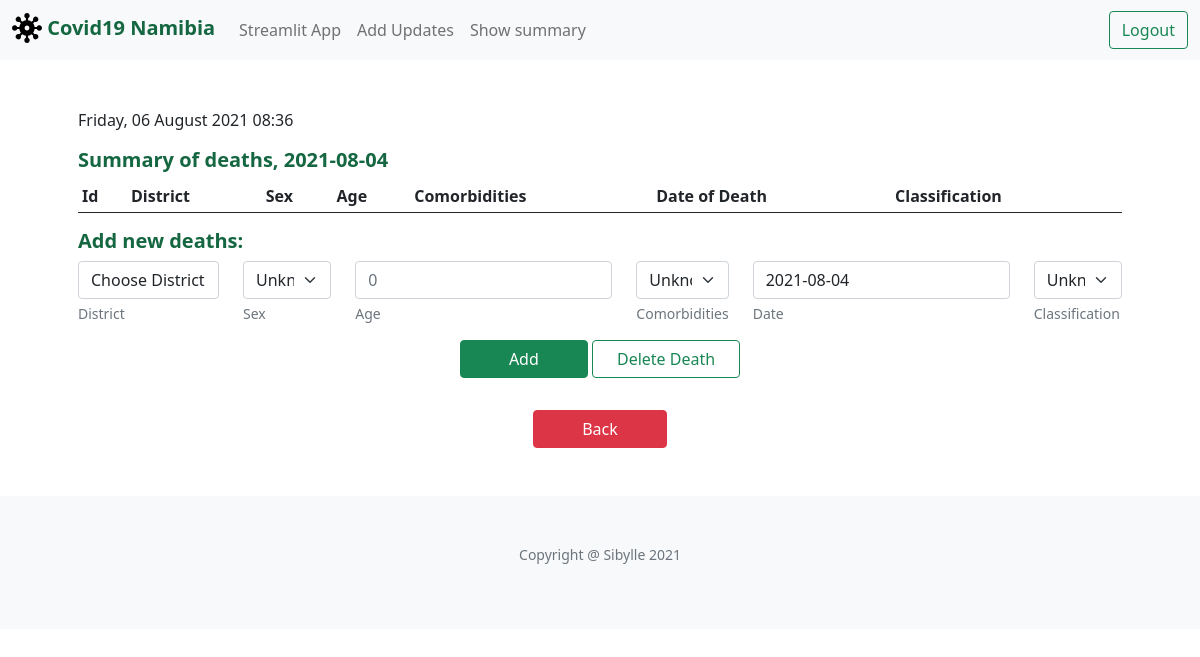
The app's page /add_deaths (signed in), older data.
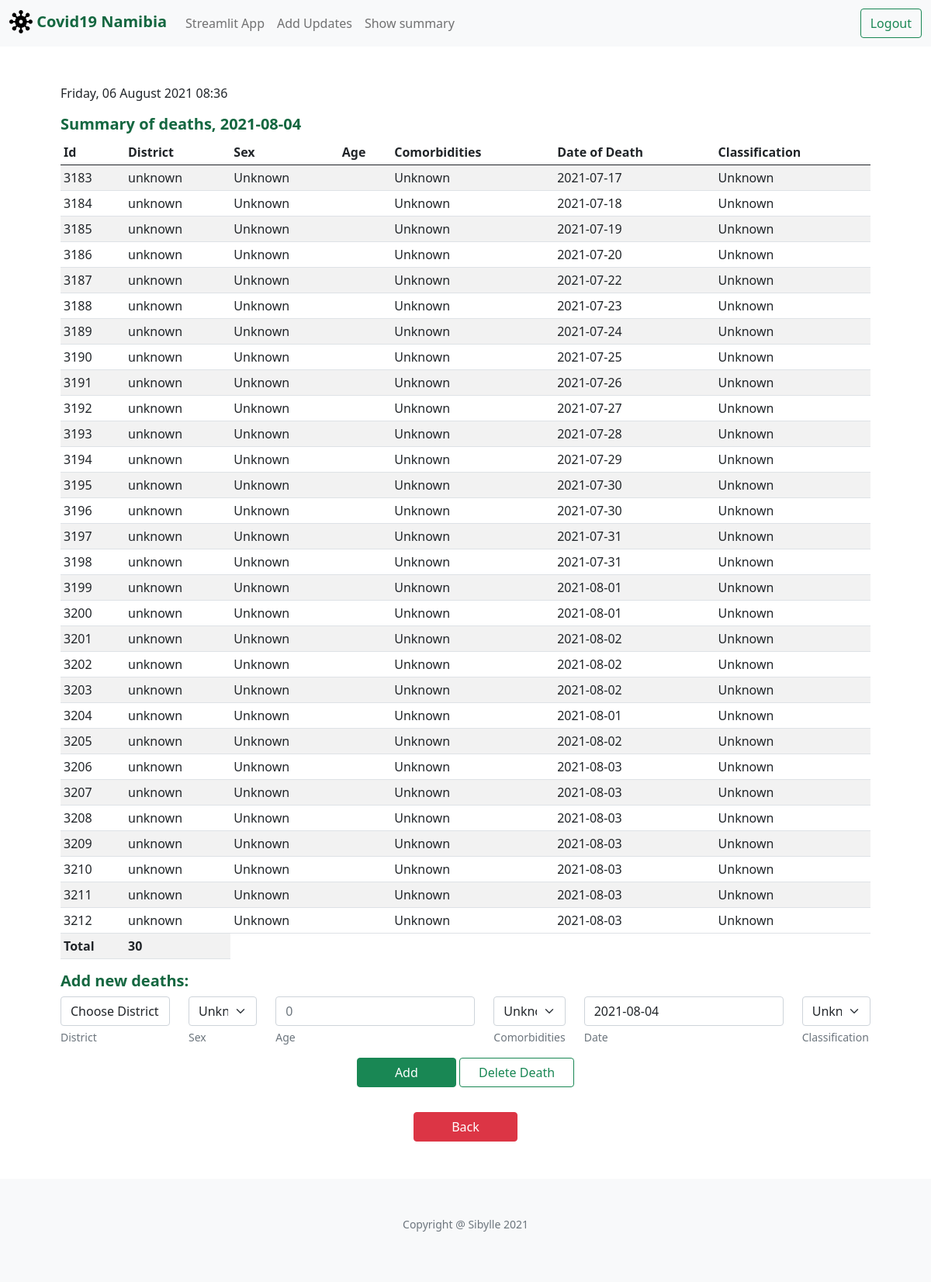
The same page, newer data.
### tables this page shows
CREATE TABLE "deaths"(id INTEGER PRIMARY KEY, publish_date TEXT NOT NULL, district TEXT NOT NULL, sex TEXT NOT NULL, age INTEGER, comorbidities TEXT NOT NULL, death_date TEXT NOT NULL, classification TEXT NOT NULL, update_date TEXT NOT NULL);

### application.py (the view)
@app.route("/add_deaths", methods=["GET", "POST"])
@login_required
def add_deaths():
    now=datetime.now(timezone("Africa/Johannesburg"))
    date_now=now.date()
    row = db.execute("SELECT * FROM active_date")
    new_date_str=row[0]['active_date']
    new_date = datetime.strptime(new_date_str, '%Y-%m-%d').date()
    district_list=[]
    temp = db.execute("SELECT DISTINCT district FROM districts")
    for d in temp:
        district_list.append(d['district'])
    district_list.append('unknown')
    if request.method == "POST":
        if request.form.get('delete_death') == 'Delete Death':
            rows = db.execute("SELECT * FROM deaths WHERE publish_date LIKE ? ORDER BY id",new_date)
            return render_template("delete_death.html",new_date=new_date,district_list=district_list,new_deaths=rows)
        if request.form.get('add') == 'Add':
            if not request.form.get("district"):
                return apology("must provide district", 400)
            if not request.form.get("death_date"):
                return apology("must provide date of death", 400)
            district = request.form.get("district")
            sex=request.form.get("sex")
            age=request.form.get("age")
            comorbidities=request.form.get("comorbidities")
            death_date=datetime.strptime(request.form.get("death_date"), '%Y-%m-%d').date()
            if death_date > new_date:
                return apology("wrong date", 400)
            classification=request.form.get("classification")
            db.execute("INSERT INTO deaths(publish_date,district,sex,age,comorbidities,death_date,classification,update_date) VALUES (?,?,?,?,?,?,?,?)", new_date,district,sex,age,comorbidities,death_date,classification,date_now)
            rows = db.execute("SELECT * FROM deaths WHERE publish_date LIKE ? ORDER BY id", new_date)
            return render_template("add_deaths.html",new_date=new_date,district_list=district_list,new_deaths=rows,now=now)
    else:
        rows = db.execute("SELECT * FROM deaths WHERE publish_date LIKE ? ORDER BY id", new_date)
        return render_template("add_deaths.html",new_date=new_date,district_list=district_list,new_deaths=rows,now=now)

### application.py (called while the page is built)
def login_required(f):
    @wraps(f)
    def decorated_function(*args, **kwargs):
        if session.get("user_id") is None:
            return redirect("/login")
        return f(*args, **kwargs)
    return decorated_function

@app.after_request
def after_request(response):
    response.headers["Cache-Control"] = "no-cache, no-store, must-revalidate"
    response.headers["Expires"] = 0
    response.headers["Pragma"] = "no-cache"
    return response

### templates/add_deaths.html (shortened to what this page needs)
{% extends "layout.html" %}
{% block main %}
  <p>{{ now.strftime("%A, %d %B %Y %H:%M") }}</p>
  <h5>Summary of deaths, {{ new_date }}</h5>
  <table class="table table-sm table-striped">
    <thead>
        <tr>
            <th scope="col">Id</th>
            <th scope="col">District</th>
            <th scope="col">Sex</th>
            <th scope="col">Age</th>
            <th scope="col">Comorbidities</th>
            <th scope="col">Date of Death</th>
            <th scope="col">Classification</th>
        </tr>
    </thead>
    <tbody>
        {% if new_deaths %}
        {% for row in new_deaths %}
        <tr>
            <td class="text-left">{{ row.id }}</td>
            <td class="text-left">{{ row.district }}</td>
            <td class="text-left">{{ row.sex }}</td>
            <td class="text-left">{{ row.age }}</td>
            <td class="text-left">{{ row.comorbidities }}</td>
            <td class="text-left">{{ row.death_date }}</td>
            <td class="text-left">{{ row.classification }}</td>
        </tr>
        {% endfor %}
        <tr>
            <td class="text-left" colspan="1"><strong>Total</strong></td>
            <td class="text-left"> <strong>{{ new_deaths|length }}</strong>
        </tr>
        {% endif %}
    </tbody>
  </table>
  <form action="/add_deaths" method="post">
        <h5> Add new deaths:</h5>
        <div class="row">
            <div class="col col-xs-6 col-md-4 col-xl mb-2">
              <select class="form-control" name="district">
                <option disabled selected value="">Choose District</option>
              </select>
              <div class="form-text">District</div>
            </div>
            <div class="col col-6 col-md-4 col-xl mb-2">
              <select class="form-select" name="sex">
                <option selected>Unknown</option>
              </select>
              <div class="form-text">Sex</div>
            </div>
            <div class="form-group col col-6 col-md-4 col-xl mb-2">
                <input autocomplete="off" autofocus class="form-control" name="age" placeholder="0" type="number">
                <div class="form-text">Age</div>
            </div>
            <div class="col col-6 col-md-4 col-xl mb-2">
              <select class="form-select" name="comorbidities">
                <option selected>Unknown</option>
              </select>
              <div class="form-text">Comorbidities</div>
            </div>
            <div class="form-group col col-6 col-md-4 col-xl mb-2">
                <input autocomplete="off" autofocus class="form-control" name="death_date" placeholder="{{ new_date.strftime('%Y-%m-%d') }}" value="{{ new_date.strftime('%Y-%m-%d') }}" type="text">
                <div class="form-text">Date</div>
            </div>
            <div class="col col-6 col-md-4 col-xl mb-2">
              <select class="form-select" name="classification">
                <option selected>Unknown</option>
              </select>
              <div class="form-text">Classification</div>
            </div>
            <div class="col col-6 col-md-4 col-xl text-center">
                <input class="btn btn-success px-5" type="submit"name="add" value="Add" role="button"></input>
                <input class="btn btn-outline-success px-4 my-2" type="submit" name="delete_death" value="Delete Death" role="button"></input>
            </div>
        </div>
  </form>
  <div class="text-center mt-4">
    <a class="btn btn btn-danger px-5" href="./" role="button">Back</a>
  </div>
{% endblock %}

Row changes from the older to the newer data that the page shows:
added deaths: id "3183", district "unknown", sex "Unknown", comorbidities "Unknown", death_date "2021-07-17", classification "Unknown"
added deaths: id "3184", district "unknown", sex "Unknown", comorbidities "Unknown", death_date "2021-07-18", classification "Unknown"
added deaths: id "3185", district "unknown", sex "Unknown", comorbidities "Unknown", death_date "2021-07-19", classification "Unknown"
added deaths: id "3186", district "unknown", sex "Unknown", comorbidities "Unknown", death_date "2021-07-20", classification "Unknown"
added deaths: id "3187", district "unknown", sex "Unknown", comorbidities "Unknown", death_date "2021-07-22", classification "Unknown"
added deaths: id "3188", district "unknown", sex "Unknown", comorbidities "Unknown", death_date "2021-07-23", classification "Unknown"
added deaths: id "3189", district "unknown", sex "Unknown", comorbidities "Unknown", death_date "2021-07-24", classification "Unknown"
added deaths: id "3190", district "unknown", sex "Unknown", comorbidities "Unknown", death_date "2021-07-25", classification "Unknown"
added deaths: id "3191", district "unknown", sex "Unknown", comorbidities "Unknown", death_date "2021-07-26", classification "Unknown"
added deaths: id "3192", district "unknown", sex "Unknown", comorbidities "Unknown", death_date "2021-07-27", classification "Unknown"
added deaths: id "3193", district "unknown", sex "Unknown", comorbidities "Unknown", death_date "2021-07-28", classification "Unknown"
added deaths: id "3194", district "unknown", sex "Unknown", comorbidities "Unknown", death_date "2021-07-29", classification "Unknown"
added deaths: id "3195", district "unknown", sex "Unknown", comorbidities "Unknown", death_date "2021-07-30", classification "Unknown"
added deaths: id "3196", district "unknown", sex "Unknown", comorbidities "Unknown", death_date "2021-07-30", classification "Unknown"
added deaths: id "3197", district "unknown", sex "Unknown", comorbidities "Unknown", death_date "2021-07-31", classification "Unknown"
added deaths: id "3198", district "unknown", sex "Unknown", comorbidities "Unknown", death_date "2021-07-31", classification "Unknown"
added deaths: id "3199", district "unknown", sex "Unknown", comorbidities "Unknown", death_date "2021-08-01", classification "Unknown"
added deaths: id "3200", district "unknown", sex "Unknown", comorbidities "Unknown", death_date "2021-08-01", classification "Unknown"
added deaths: id "3201", district "unknown", sex "Unknown", comorbidities "Unknown", death_date "2021-08-02", classification "Unknown"
added deaths: id "3202", district "unknown", sex "Unknown", comorbidities "Unknown", death_date "2021-08-02", classification "Unknown"
added deaths: id "3203", district "unknown", sex "Unknown", comorbidities "Unknown", death_date "2021-08-02", classification "Unknown"
added deaths: id "3204", district "unknown", sex "Unknown", comorbidities "Unknown", death_date "2021-08-01", classification "Unknown"
added deaths: id "3205", district "unknown", sex "Unknown", comorbidities "Unknown", death_date "2021-08-02", classification "Unknown"
added deaths: id "3206", district "unknown", sex "Unknown", comorbidities "Unknown", death_date "2021-08-03", classification "Unknown"
added deaths: id "3207", district "unknown", sex "Unknown", comorbidities "Unknown", death_date "2021-08-03", classification "Unknown"
added deaths: id "3208", district "unknown", sex "Unknown", comorbidities "Unknown", death_date "2021-08-03", classification "Unknown"
added deaths: id "3209", district "unknown", sex "Unknown", comorbidities "Unknown", death_date "2021-08-03", classification "Unknown"
added deaths: id "3210", district "unknown", sex "Unknown", comorbidities "Unknown", death_date "2021-08-03", classification "Unknown"
added deaths: id "3211", district "unknown", sex "Unknown", comorbidities "Unknown", death_date "2021-08-03", classification "Unknown"
added deaths: id "3212", district "unknown", sex "Unknown", comorbidities "Unknown", death_date "2021-08-03", classification "Unknown"
Text that changed along with them:
{{ new_deaths|length }}: (not shown) → "30"
text now shown: "Total"
